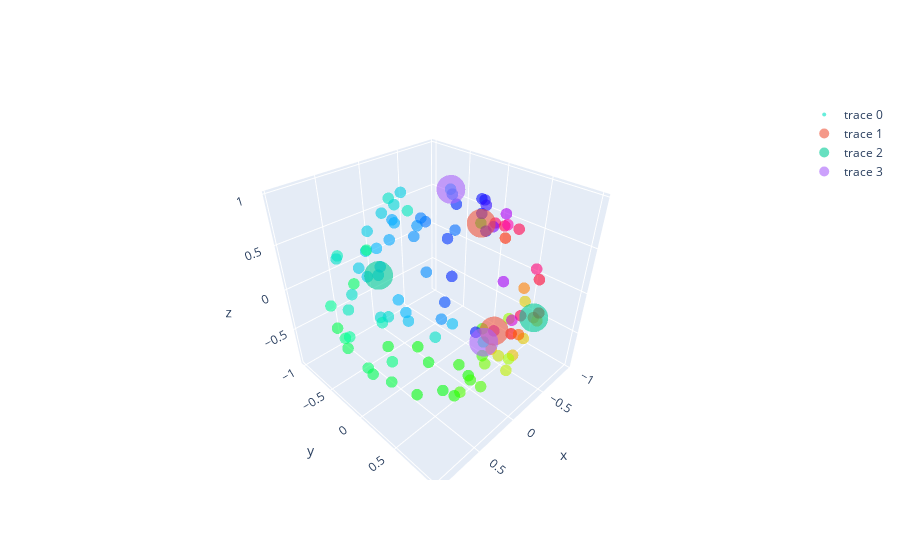

The code cell stored with this chart in its notebook:
### Code cell
# 2222222222222
# WRITE OUTPUT HERE
L = [12,51,54,13,3,69] 

ok = output + ".csv"
df = pd.read_csv(ok)
ok = start_end_ + ".csv"
start_end_1 = pd.read_csv(ok)

x = df.iloc[:,0]
y = df.iloc[:,1]
z = df.iloc[:,2]
c_1 = df.iloc[:,3]
co_1 = np.mod(c_1,1.0)
fig = go.Figure(data=[go.Scatter3d(
    x=x,
    y=y,
    z=z,
    mode='markers',
    text = [str(i) for i in co_1],
    #text = [str(x) for x in d],
    marker=dict(
        size=4,
        color = np.mod(co_1,1.0),             # set color to an array/list of desired values
        colorscale='HSV',
        # choose a colorscale
        opacity=0.6
    )
)])

fig.add_trace(
    go.Scatter3d(
    x = df.iloc[L[:2]].iloc[:,0],
    y = df.iloc[L[:2]].iloc[:,1],
    z = df.iloc[L[:2]].iloc[:,2], mode = "markers",
      
      marker=dict(
        #c = "black",
        size=10,
        color = 0,             # set color to an array/list of desired values
        colorscale='magma',
        # choose a colorscale
        opacity=0.6
    )))


fig.add_trace(
    go.Scatter3d(
    x = df.iloc[L[2:4]].iloc[:,0],
    y = df.iloc[L[2:4]].iloc[:,1],
    z = df.iloc[L[2:4]].iloc[:,2], mode = "markers",
      
      marker=dict(
        #color = "black",
        size=10,
        color = 1,             # set color to an array/list of desired values
        colorscale='magma',
        # choose a colorscale
        opacity=0.6
    )))

fig.add_trace(
    go.Scatter3d(
    x = df.iloc[L[4:]].iloc[:,0],
    y = df.iloc[L[4:]].iloc[:,1],
    z = df.iloc[L[4:]].iloc[:,2], mode = "markers",
      
      marker=dict(
        #color = "black",
        size=10,
        color = 0.5, 
        colorscale='magma',            # set color to an array/list of desired values
        #colorscale='black',
        # choose a colorscale
        opacity=0.6
    )))


fig.show()
